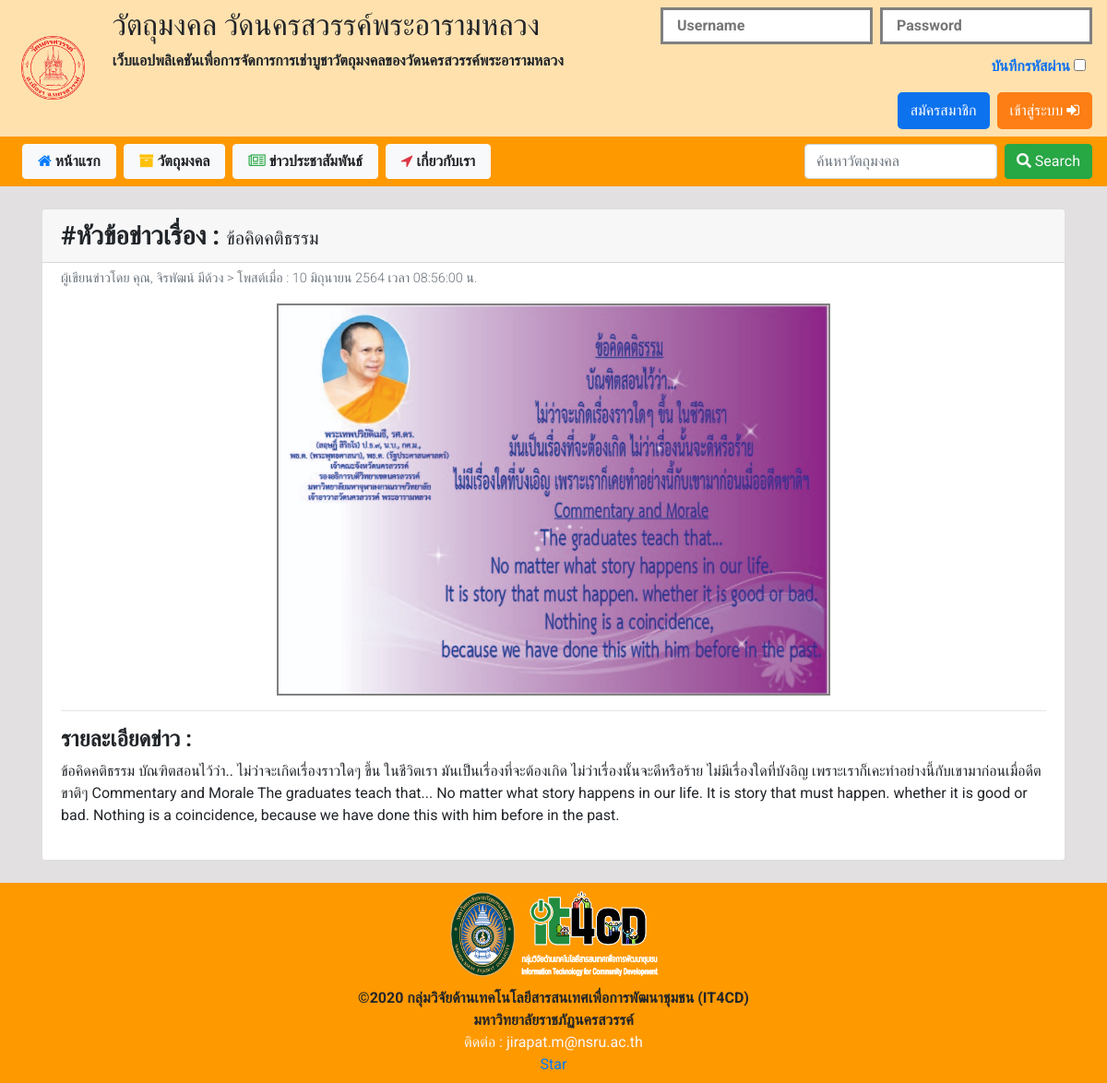
The page /index.php?p=readN&readN_page_id=61 on the database its author committed.
### tables this page shows
CREATE TABLE `news` (
  `id` int(11) NOT NULL,
  `news_title` varchar(250) NOT NULL,
  `news_summary` varchar(100) NOT NULL,
  `news_description` text NOT NULL,
  `news_author` varchar(50) NOT NULL,
  `news_cover` varchar(50) NOT NULL,
  `date_create` timestamp NOT NULL DEFAULT current_timestamp() ON UPDATE current_timestamp()
);

### function.php (called while the page is built, shortened)
<?php
        class DB_conn{
            function __construct(){
                $conn = mysqli_connect(DB_server, DB_user, DB_password, DB_name);
                $this->dbcon = $conn;
                mysqli_set_charset($this->dbcon, "utf8");
            }
            function thai_date_and_time($time){
                $monthThai = [null,'มกราคม','กุมภาพันธ์','มีนาคม','เมษายน','พฤษภาคม','มิถุนายน','กรกฎาคม','สิงหาคม','กันยายน','ตุลาคม','พฤศจิกายน','ธันวาคม'];
                    $thai_date_return = date("j",$time);
                    $thai_date_return.=" ".$monthThai[date("n",$time)];
                    $thai_date_return.= " ".(date("Y",$time)+543);
                    $thai_date_return.= " เวลา ".date("H:i:s",$time)." น.";
                return $thai_date_return;
            }
            public function slrN_id($id){
                $re = mysqli_query($this->dbcon, "SELECT * FROM news WHERE id='$id'");
                return $re;
            }
                }
?>

### include_for_p/read_News.php (the view)
<?php
    $readN = new DB_conn();
?>
<?php
    if(isset($_GET['readN_page_id'])){
        $id = $_GET['readN_page_id'];
        $res = $readN->slrN_id($id);
        if($res){
            $num = mysqli_fetch_array($res);
        ?>
                <div class="container mt-4 mb-4">
                <div class="card">
                    <div class="card-header ">
                        <h3 class="d-inline"><b>#หัวข้อข่าวเรื่อง : </b></h3> <h5 class="d-inline"><?php echo $num['news_title']; ?></h5>
                    </div>
                    <div class="card-body pt-1">
                        <div>
                        <p class="d-inline text-secondary font-weight-light" style="font-size:0.9rem;">ผู้เขียนข่าวโดย คุณ, <?php echo $num['news_author']; ?> > โพสต์เมื่อ : <?php echo $readN->thai_date_and_time(strtotime($time = $num['date_create'])); ?></p>
                        </div>
                        <div class="text-center mt-3 align-self-center">
                            <img src="image/news/<?php echo $num['news_cover']; ?>" alt="" style="width: 600px; border: 2px solid gray;">
                        </div>
                        <hr>
                        <div >
                            <h4 class = "mb-2"><b> รายละเอียดข่าว : </b></h4>
                            <p id="detailSacredObj"><?php echo $num['news_description']; ?></p>
                        </div>
                    </div>
                </div>
                </div>
    <?php
        }else{
                echo"No Select";
            }
    }
?>

### css/myself.css (style rules this page uses)
* { margin: 0px; padding: 0px; font-family: 'Roboto', sans-serif; }
#detailSacredObj { word-wrap: break-word; }

### rows shown on the page
news: news_title "ข้อคิดคติธรรม", news_author "จิรพัฒน์ มีด้วง", date_create "10 มิถุนายน 2564 เวลา 08:56:00 น.", news_cover (picture), news_description "ข้อคิดคติธรรม บัณฑิตสอนไว้ว่า.. ไม่ว่าจะเกิดเรื่องราวใดๆ ขึ้น ในชีวิตเรา มันเป็นเรื่องที่จะต้องเกิด ไม่ว่าเรื่องนั้นจะดีหรือร้าย ไม่มีเรื่องใดที่บังอิญ เพราะเราก็เคะทำอย่างนี้กับเขามาก่อนเมื่อดีตขาติๆ Commentary and Morale The graduates teach that... No matter what story happens in our life. It is story that must happen. whether it is good or bad. Nothing is a coincidence, because we have done this with him before in the past."
